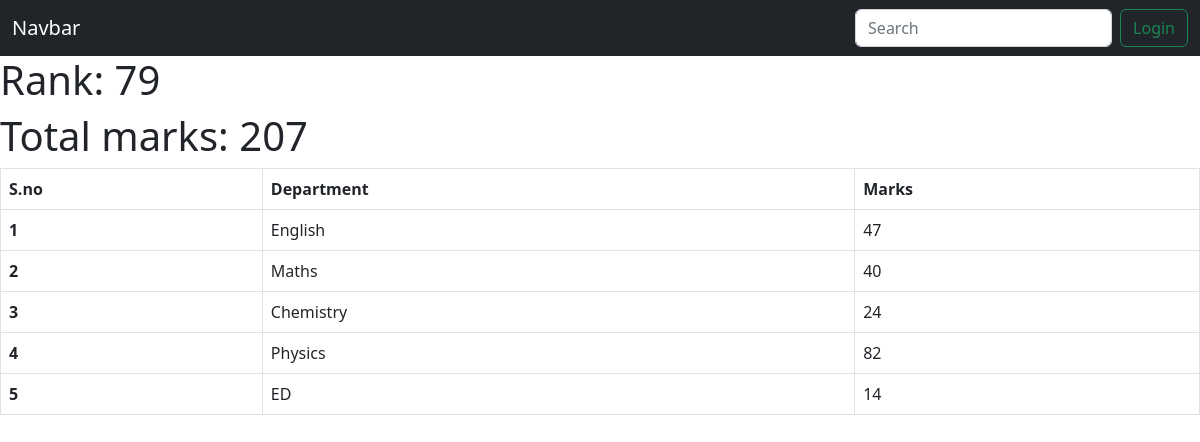
Screenshot of /see_marks/umorse@example.org with the database file from the repository.
### college/models.py (models this page shows, shortened)
class SubjectMarks(models.Model):
   student=models.ForeignKey(Student, related_name="studentmarks", on_delete=models.CASCADE)
   subject=models.ForeignKey(Subject, related_name="subject", on_delete=models.CASCADE)
   marks=models.IntegerField()
   class Meta:
      unique_together=['student', 'subject']
      verbose_name_plural='Subject Marks'

class Student(models.Model):
   department=models.ForeignKey(Department, related_name="depart", on_delete=models.CASCADE)
   student_id=models.OneToOneField(StudentId, related_name="studentid", on_delete=models.CASCADE)
   name=models.CharField(max_length=100)
   age=models.IntegerField(default=18)
   email=models.EmailField(unique=True)
   address=models.TextField()
   is_deleted=models.BooleanField(default=False)
   objects=StudentManager()            # Student.objects.all() will give data with is_deleted field as false
   admin_objects=models.Manager()            # Student.admin_objects.all() will give data with is_deleted field as True i.e complete data
   class Meta:
      ordering=['name']
      verbose_name='student'

class Report(models.Model):
   student=models.ForeignKey(Student, related_name="studentrank", on_delete=models.CASCADE)
   rank=models.IntegerField()
   date_of_rank_generation=models.DateField(auto_now_add=True)
   class Meta:
      unique_together = ['student', 'date_of_rank_generation']

class Subject(models.Model):
   subject_name=models.CharField(max_length=100)
   def __str__(self):
       return self.subject_name

### college/views.py (the view)
# urls.py: path('see_marks/<email>', see_marks, name='see_marks'),
def see_marks(request, email)->None:
  allSubMarks=SubjectMarks.objects.filter(student__email=email)
  totalMarks=allSubMarks.aggregate(totalMarks=Sum('marks'))
  context={
    "page":"Marksheet",
    "allMarks":allSubMarks,
    "totalMarks":totalMarks,
  }
  return render(request, 'allMarks.html', context)

### college/templates/allMarks.html
{% extends "base-template.html" %}
{% block start %}
<div>
  <h1>Rank: {{allMarks.first.student.studentrank.first.rank}}</h1>
  <h1>Total marks: {{totalMarks.totalMarks}}</h1>
  <table class="table table-bordered mt-6">
    <thead>
      <tr>
        <th scope="col">S.no</th>
        <th colspan="2">Department</th>
        <th scope="col">Marks</th>
      </tr>
    </thead>
    <tbody>
      {% for marks in allMarks %}
      <tr>
        <th scope="row">{{forloop.counter}}</th>
        <td colspan="2">{{marks.subject}}</td>
        <td>{{marks.marks}}</td>
      </tr>
      {% endfor %}
    </tbody>
  </table>
</div>
{% endblock %}

### rows the page displays
SubjectMarks: first.student.studentrank.first.rank "79", subject "English", marks "47"
SubjectMarks: subject "Maths", marks "40"
SubjectMarks: subject "Chemistry", marks "24"
SubjectMarks: subject "Physics", marks "82"
SubjectMarks: subject "ED", marks "14"

### other values shown
{{ totalMarks.totalMarks }} "207"
